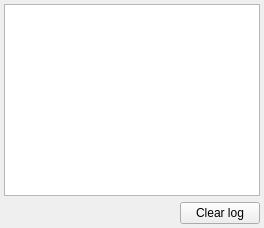
  <widget class="QDockWidget" name="logDockWidget">
   <property name="windowIcon">
    <iconset resource="drosofila.qrc">
     <normaloff>:/drosofila/images/log.png</normaloff>:/drosofila/images/log.png</iconset>
   </property>
   <property name="windowTitle">
    <string>Log</string>
   </property>
   <attribute name="dockWidgetArea">
    <number>8</number>
   </attribute>
   <widget class="QWidget" name="logDockContents">
    <layout class="QVBoxLayout" name="logDockLayout">
     <property name="leftMargin">
      <number>4</number>
     </property>
     <property name="topMargin">
      <number>4</number>
     </property>
     <property name="rightMargin">
      <number>4</number>
     </property>
     <property name="bottomMargin">
      <number>4</number>
     </property>
     <item>
      <widget class="QPlainTextEdit" name="globalLogTE">
       <property name="minimumSize">
        <size>
         <width>0</width>
         <height>130</height>
        </size>
       </property>
       <property name="font">
        <font>
         <family>Consolas</family>
         <pointsize>9</pointsize>
        </font>
       </property>
       <property name="toolTip">
        <string>Global application log for data loading, experiments, comparisons, epistasis, statistics, archives and cvBasic output.</string>
       </property>
       <property name="lineWrapMode">
        <enum>QPlainTextEdit::NoWrap</enum>
       </property>
       <property name="readOnly">
        <bool>true</bool>
       </property>
      </widget>
     </item>
     <item>
      <layout class="QHBoxLayout" name="logButtonsLayout">
       <item>
        <spacer name="logButtonsSpacer">
         <property name="orientation">
          <enum>Qt::Horizontal</enum>
         </property>
         <property name="sizeHint" stdset="0">
          <size>
           <width>40</width>
           <height>20</height>
          </size>
         </property>
        </spacer>
       </item>
       <item>
        <widget class="QPushButton" name="globalLogClearPB">
         <property name="text">
          <string>Clear log</string>
         </property>
         <property name="icon">
          <iconset resource="drosofila.qrc">
           <normaloff>:/drosofila/images/cleaning.png</normaloff>:/drosofila/images/cleaning.png</iconset>
         </property>
        </widget>
       </item>
      </layout>
     </item>
    </layout>
   </widget>
  </widget>
